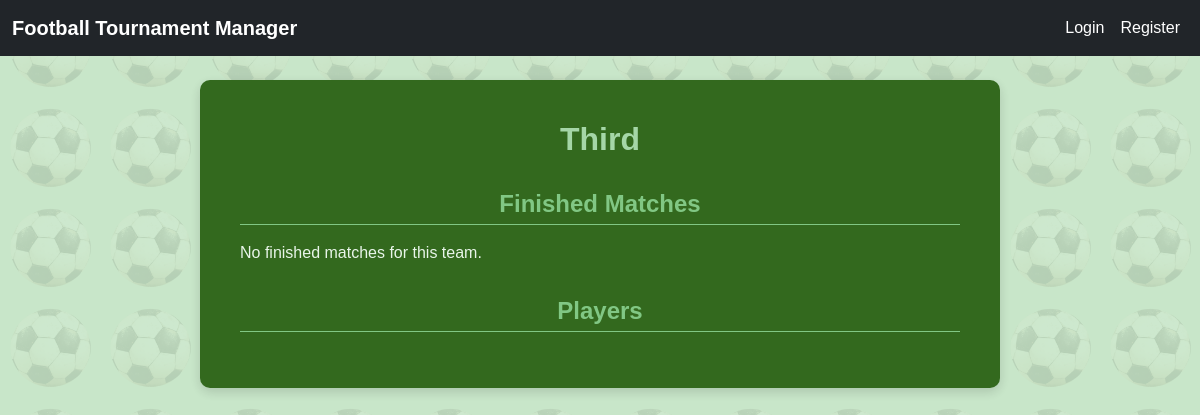
The app's page /tournament/24/teams/144/, older data.
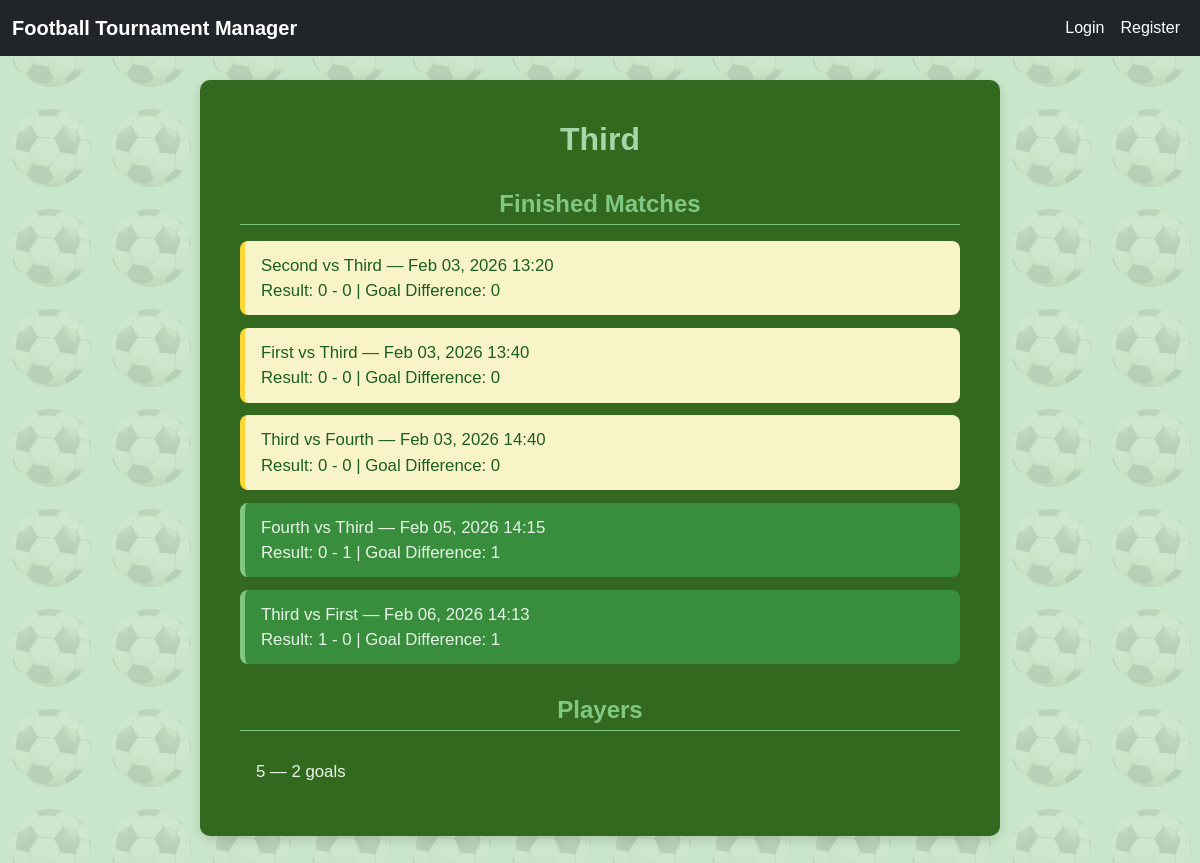
The same page, newer data.
### tournamentapp/models.py (models this page shows, shortened)
class Match(models.Model):
    tournament = models.ForeignKey(
        Tournament,
        on_delete=models.CASCADE,
        related_name='matches'
    )
    home_team = models.ForeignKey(Team, on_delete=models.CASCADE, related_name='home_matches')
    away_team = models.ForeignKey(Team, on_delete=models.CASCADE, related_name='away_matches')
    home_score = models.PositiveIntegerField(default=0)
    away_score = models.PositiveIntegerField(default=0)
    is_finished = models.BooleanField(default=False)
    start_time = models.DateTimeField()
    field = models.ForeignKey(
        Field,
        on_delete=models.PROTECT,
        null=False,
        blank=False,
        )
    class Meta:
        unique_together = ('home_team', 'away_team', 'start_time')
        ordering = ['start_time']
        verbose_name = "Match"
        verbose_name_plural = "Matches"

class Team(models.Model):
    name = models.CharField(
        max_length=100,
        verbose_name="Team Name",
        )
    tournament = models.ForeignKey(
        Tournament,
        on_delete=models.CASCADE,
        related_name='teams'
    )
    logo = models.ImageField(
        upload_to='team_logos/',
        blank=True,
        null=True,
        verbose_name="Team Logo",
        )
    tournament_points = models.PositiveIntegerField(
        default=0,
        verbose_name="Tournament Points",
        )
    match_points = models.PositiveIntegerField(
        default=0,
        verbose_name="Match Points",
        )
    class Meta:
        unique_together = ('name', 'tournament')

class Player(models.Model):
    name = models.CharField(
        max_length=100,
        help_text="Enter the player's name or jersey number.",
        verbose_name="Player Name",
        blank=False,
        null=False,
        )
    team = models.ForeignKey(
        Team,
        on_delete=models.CASCADE,
        related_name='players',
        verbose_name="Team",
        help_text="Select the team this player belongs to.",
        blank=False,
        null=False,
        )
    goals = models.PositiveIntegerField(
        default=0,
        verbose_name="Goals Scored",
        help_text="Total goals scored by the player."
        )
    own_goals = models.PositiveIntegerField(
        default=0,
        verbose_name="Own Goals",
        help_text="Total own goals scored by the player.")
    yellow_cards = models.PositiveIntegerField(
        default=0,
        verbose_name="Yellow Cards",
        help_text="Total yellow cards received by the player."
        )
    red_cards = models.PositiveIntegerField(
        default=0
        )
    is_allowed_to_play = models.BooleanField(
        default=True,
        verbose_name="Allowed to Play",
        help_text="Indicates if the player is allowed to play in the next match.")
    class Meta:
        unique_together = ('name', 'team')
        verbose_name = "Player"
        verbose_name_plural = "Players"

### tournamentapp/views.py (the view)
# urls.py: path('tournament/<int:tournament_id>/teams/<int:pk>/', TeamDetailView.as_view(), name='team-detail'),
class TeamDetailView(DetailView):
    model = Team
    template_name = 'teams/team_detail.html'
    context_object_name = 'team'
    def get_object(self, queryset=None):
        tournament_id = self.kwargs.get('tournament_id')
        team_pk = self.kwargs.get('pk')
        tournament = get_object_or_404(Tournament, pk=tournament_id)
        team = get_object_or_404(Team, pk=team_pk, tournament=tournament)
        return team
    def get_context_data(self, **kwargs):
        context = super().get_context_data(**kwargs)
        team = self.object
        all_matches = Match.objects.filter(
            Q(home_team=team) | Q(away_team=team)
        ).order_by('start_time')
        finished_matches = []
        for match in all_matches.filter(is_finished=True):
            is_home = match.home_team == team
            team_score = match.home_score if is_home else match.away_score
            opponent_score = match.away_score if is_home else match.home_score
            if team_score > opponent_score:
                match.result = 'win'
            elif team_score < opponent_score:
                match.result = 'loss'
            else:
                match.result = 'draw'
            match.goal_difference = abs(team_score - opponent_score)
            finished_matches.append(match)
        context['finished_matches'] = finished_matches
        context['upcoming_matches'] = all_matches.filter(is_finished=False)
        context['players'] = team.players.all()
        context['tournament'] = team.tournament
        return context

### tournamentapp/context_processors.py (called while the page is built)
def current_tournament(request):
    tournament = Tournament.objects.first()
    return {'tournament': tournament}

### tournamentapp/templates/teams/team_detail.html
{% extends 'base.html' %}
{% block content %}
<div class="container team-detail-container">
    <h1 class="page-title">{{ team.name }}</h1>
    <h2 class="matches-title">Finished Matches</h2>
    {% if finished_matches %}
        <ul class="match-list">
            {% for match in finished_matches %}
                <li class="match-item match-{{ match.result }}">
                    <a href="{% url 'match-detail' tournament.id match.id %}" class="match-link">
                        {{ match.home_team.name }} vs {{ match.away_team.name }} —
                        {{ match.start_time|date:"M d, Y H:i" }} <br>
                        Result: {{ match.home_score }} - {{ match.away_score }} |
                        Goal Difference: {{ match.goal_difference }}
                    </a>
                </li>
            {% endfor %}
        </ul>
    {% else %}
        <p>No finished matches for this team.</p>
    {% endif %}
    <h2 class="players">Players</h2>
    {% if players %}
    <ul class="player-list">
        {% for player in players %}
            <li class="player-stats">
                {{ player.name }} — {{ player.goals }} goal{{ player.goals|pluralize }}
            </li>
        {% endfor %}
    </ul>
    {% else %}
        <p></p>
    {% endif %}
{% endblock %}

Row changes from the older to the newer data that the page shows:
now on this page (row edited): Match: home_team.name "Second", away_team.name "Third", start_time "Feb 03, 2026 13:20", home_score "0", away_score "0", goal_difference "0"
now on this page (row edited): Match: home_team.name "First", away_team.name "Third", start_time "Feb 03, 2026 13:40", home_score "0", away_score "0", goal_difference "0"
now on this page (row edited): Match: home_team.name "Third", away_team.name "Fourth", start_time "Feb 03, 2026 14:40", home_score "0", away_score "0", goal_difference "0"
added Match: home_team.name "Fourth", away_team.name "Third", start_time "Feb 05, 2026 14:15", home_score "0", away_score "1", goal_difference "1"
added Match: home_team.name "Third", away_team.name "First", start_time "Feb 06, 2026 14:13", home_score "1", away_score "0", goal_difference "1"
added Player: name "5", goals "2"
Text that changed along with them:
text no longer shown: "No finished matches for this team."
